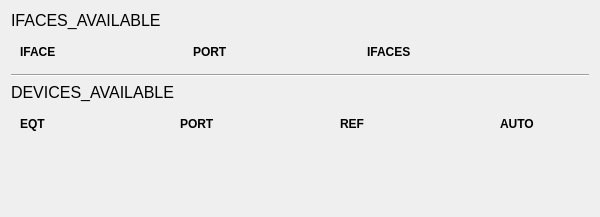
<?xml version="1.0" encoding="UTF-8"?>
<ui version="4.0">
 <class>DEVICES</class>
 <widget class="QWidget" name="DEVICES">
  <property name="geometry">
   <rect>
    <x>0</x>
    <y>0</y>
    <width>600</width>
    <height>217</height>
   </rect>
  </property>
  <property name="sizePolicy">
   <sizepolicy hsizetype="Preferred" vsizetype="Minimum">
    <horstretch>0</horstretch>
    <verstretch>0</verstretch>
   </sizepolicy>
  </property>
  <property name="windowTitle">
   <string/>
  </property>
  <layout class="QVBoxLayout" name="verticalLayout">
   <item>
    <widget class="QLabel" name="interfaceTitle">
     <property name="sizePolicy">
      <sizepolicy hsizetype="Preferred" vsizetype="Fixed">
       <horstretch>0</horstretch>
       <verstretch>0</verstretch>
      </sizepolicy>
     </property>
     <property name="font">
      <font>
       <pointsize>12</pointsize>
       <weight>50</weight>
       <bold>false</bold>
      </font>
     </property>
     <property name="text">
      <string>IFACES_AVAILABLE</string>
     </property>
    </widget>
   </item>
   <item>
    <widget class="QWidget" name="ifaceGridWidget" native="true">
     <property name="sizePolicy">
      <sizepolicy hsizetype="Preferred" vsizetype="Fixed">
       <horstretch>0</horstretch>
       <verstretch>0</verstretch>
      </sizepolicy>
     </property>
     <layout class="QGridLayout" name="ifaceGridLayout">
      <item row="0" column="3">
       <widget class="QLabel" name="ifaceTitleAdd">
        <property name="sizePolicy">
         <sizepolicy hsizetype="Fixed" vsizetype="Preferred">
          <horstretch>0</horstretch>
          <verstretch>0</verstretch>
         </sizepolicy>
        </property>
        <property name="minimumSize">
         <size>
          <width>40</width>
          <height>0</height>
         </size>
        </property>
        <property name="text">
         <string/>
        </property>
       </widget>
      </item>
      <item row="0" column="1">
       <widget class="QLabel" name="ifaceTitlePort">
        <property name="font">
         <font>
          <weight>75</weight>
          <bold>true</bold>
         </font>
        </property>
        <property name="text">
         <string>PORT</string>
        </property>
       </widget>
      </item>
      <item row="0" column="2">
       <widget class="QLabel" name="ifaceTitleIface">
        <property name="font">
         <font>
          <weight>75</weight>
          <bold>true</bold>
         </font>
        </property>
        <property name="text">
         <string>IFACES</string>
        </property>
       </widget>
      </item>
      <item row="0" column="0">
       <widget class="QLabel" name="ifaceTitleDevice">
        <property name="font">
         <font>
          <weight>75</weight>
          <bold>true</bold>
         </font>
        </property>
        <property name="text">
         <string>IFACE</string>
        </property>
       </widget>
      </item>
     </layout>
    </widget>
   </item>
   <item>
    <widget class="Line" name="split">
     <property name="orientation">
      <enum>Qt::Horizontal</enum>
     </property>
    </widget>
   </item>
   <item>
    <widget class="QLabel" name="deviceTitle">
     <property name="sizePolicy">
      <sizepolicy hsizetype="Preferred" vsizetype="Fixed">
       <horstretch>0</horstretch>
       <verstretch>0</verstretch>
      </sizepolicy>
     </property>
     <property name="font">
      <font>
       <pointsize>12</pointsize>
       <weight>50</weight>
       <bold>false</bold>
      </font>
     </property>
     <property name="text">
      <string>DEVICES_AVAILABLE</string>
     </property>
    </widget>
   </item>
   <item>
    <widget class="QWidget" name="deviceGridWidget" native="true">
     <property name="sizePolicy">
      <sizepolicy hsizetype="Preferred" vsizetype="Fixed">
       <horstretch>2</horstretch>
       <verstretch>0</verstretch>
      </sizepolicy>
     </property>
     <layout class="QGridLayout" name="deviceGridLayout">
      <item row="0" column="1">
       <widget class="QLabel" name="devTitlePort">
        <property name="font">
         <font>
          <weight>75</weight>
          <bold>true</bold>
         </font>
        </property>
        <property name="text">
         <string>PORT</string>
        </property>
       </widget>
      </item>
      <item row="0" column="0">
       <widget class="QLabel" name="devTitleDev">
        <property name="sizePolicy">
         <sizepolicy hsizetype="Preferred" vsizetype="Fixed">
          <horstretch>0</horstretch>
          <verstretch>0</verstretch>
         </sizepolicy>
        </property>
        <property name="font">
         <font>
          <weight>75</weight>
          <bold>true</bold>
         </font>
        </property>
        <property name="text">
         <string>EQT</string>
        </property>
       </widget>
      </item>
      <item row="0" column="4">
       <widget class="QLabel" name="devTitleAdd">
        <property name="sizePolicy">
         <sizepolicy hsizetype="Fixed" vsizetype="Preferred">
          <horstretch>0</horstretch>
          <verstretch>0</verstretch>
         </sizepolicy>
        </property>
        <property name="minimumSize">
         <size>
          <width>40</width>
          <height>0</height>
         </size>
        </property>
        <property name="text">
         <string/>
        </property>
       </widget>
      </item>
      <item row="0" column="3">
       <widget class="QLabel" name="devTitlePerm">
        <property name="sizePolicy">
         <sizepolicy hsizetype="Fixed" vsizetype="Preferred">
          <horstretch>0</horstretch>
          <verstretch>0</verstretch>
         </sizepolicy>
        </property>
        <property name="font">
         <font>
          <weight>75</weight>
          <bold>true</bold>
         </font>
        </property>
        <property name="text">
         <string>AUTO</string>
        </property>
       </widget>
      </item>
      <item row="0" column="2">
       <widget class="QLabel" name="devTitleRef">
        <property name="font">
         <font>
          <weight>75</weight>
          <bold>true</bold>
         </font>
        </property>
        <property name="text">
         <string>REF</string>
        </property>
       </widget>
      </item>
     </layout>
    </widget>
   </item>
   <item>
    <spacer name="verticalSpacer">
     <property name="orientation">
      <enum>Qt::Vertical</enum>
     </property>
     <property name="sizeHint" stdset="0">
      <size>
       <width>20</width>
       <height>40</height>
      </size>
     </property>
    </spacer>
   </item>
  </layout>
 </widget>
 <resources/>
 <connections/>
</ui>
